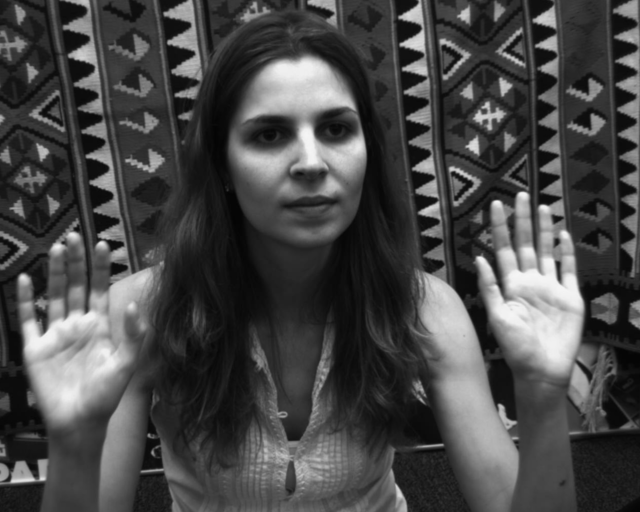
#> input picture hw3/left.tif, 640 x 512 px
$ jupyter execute hw3_204541585.ipynb   (shell and % lines are left out)
#> lines starting #> are read from the running program, lines starting #| are printed output that depends on the picture
# <span style="color:blue"> Computer Vision — Spring 2026

## Exercise 3

**Deadline:** June 7, 23:55. \
If you need more time, please send a private Piazza message letting me know that you'll submit late. An extention of up to 1 week is automatically approved.

---

In this exercise, you will practice projection matrices and epipolar geometry related tasks.

## Submission guidelines (Note the change in the submission filename!)

1. Your submission should include the following files only:
   - `hw3_Group_<GROUP_NUMBER>_<ID>_<ID>.ipynb` \
     Replace \<ID\> with your ID number(s). \
     Replace \<GROUP_NUMBER\> with the your moodle group number.
   - All image files used in your experiments.
3. Use Jupyter Notebook.
4. Submit this assignment in pairs (no triplets, singles ok).
   * One student should submit the homework, and the other should not submit anything.
   * If you are not the one submitting, make sure that your collaborator indeed submits!

## Read the following instructions carefully

1. Write **efficient vectorized** code.
2. You are responsible for the correctness of your code and should add as many tests as you see fit.
3. Use `Python 3` and `NumPy 1.3.2` or above. Before submitting the exercise, restart the kernel and run the notebook from start to finish to make sure everything works.
4. You are allowed to use functions and methods from the [Python Standard Library](https://docs.python.org/3/library/) and [NumPy](https://www.numpy.org/devdocs/reference/) only. Any other imports are forbidden unless provided by us.
5. Your code must run without errors. **Code that fails to run will not be graded.**
6. Document your code properly.

## Honor Code
The assignment is a basic tool for learning the material. You can probably find the solution on the web, but then you will not learn anything from it.
You are more than welcome to discuss the assignment with your friends, but you are not allowed to give your code or answers and you are not allowed to use their code or answers.
Feel free to use AI, but you are expected to understand every piece of code that you submit. Please re-read the course's AI policy.
Remember — you take this course in order to learn. Also, the final exam will contain a lot of material from the assignments. 😀

### I declair that I respcet the honor code, and that I understand the course's plagiarism policy and AI policy.
<span style="color:red"> Shay Tanne

[cell 1]
import cv2

# This opens an inteactive figure - use it in part B
import matplotlib
matplotlib.use('TkAgg')

import matplotlib.pyplot as plt
import numpy as np
from scipy.linalg import null_space

# This specifies the way plots behave in jupyter notebook
plt.rcParams['figure.figsize'] = (8.0, 8.0) # set default size of plots
plt.rcParams['image.cmap'] = 'gray'

[cell 2]
import platform
print("Python version: ", platform.python_version())
print("Numpy version: ", np.__version__)
print("OpenCV version: ", cv2.__version__)

## <span style="color:blue">Section A: Projection

In this part you will go over projection matrix,  and use them to project 3D points to an image.

## <span style="color:blue">Part A1: Projection Matrix
Fill the missing values, given partial values of the parameters of the left and right cameras.

**Right image parameters:**
The projection matrix of the right image:

[cell 3]
MR = np.array([[1100.504780,          0,   331.023000,   0],
               [0,          1097.763735,   259.386377,   0],
               [0,                    0,            1,   0]])

The rotation matrix of the right image:

[cell 4]
RR = np.array([[1,0,0],
               [0,1,0],
               [0,0,1]])

The focal length of the right image:

[cell 5]
fR = 1.0

From here on, replace "none" with your answers to the questions. In addition, if there are more than a single possible solution, choose one.
Compute the right image center (principal point):

[cell 6]
OxR = MR[0, 2]
OyR = MR[1, 2]

Compute the right image scale factor which is consistent with MR:

[cell 7]
SxR = MR[0, 0] / fR
SyR = MR[1, 1] / fR

Compute the right image intrinsic matrix which is consistent with MR:

[cell 8]
MintR = MR[:, :3]


**Left image parameters**

Left image center (principal point):

[cell 9]
OxL = 320.798101
OyL = 236.431326

Scale factor:

[cell 10]
SxL = 1095.671499
SyL = 1094.559584

Focal length of the left image:

[cell 11]
fL = 1

Translation vector w.r.t. the world origin:

[cell 12]
TL = -np.array([[178.2218,18.8171,-13.7744]]).T

Rotation matrix of the left image:

[cell 13]
RL = np.array([[ 0.9891,    0.0602,   -0.1346],
               [-0.0590,    0.9982,    0.0134],
               [0.1351,   -0.0053,    0.9908]])

[cell 14]
vL = RL @ np.array([[0, 0, 1]]).T
vL

[cell 15]
vR = RR @ np.array([[0, 0, 1]]).T
vR

Compute the intrinsic projection matrix of the left camera:

[cell 16]
MintL = np.array([
    [SxL * fL, 0,        OxL],
    [0,        SyL * fL, OyL],
    [0,        0,        1  ]
])

Compute the projection matrix of the left camera

[cell 17]
ML = MintL @ np.hstack((RL, TL))

Compute the COP of the left and the right images, in Cartesian coordinates:

(You may use the the function *null_space* from *scipy.linalg*)

[cell 18]
nullspaceL = null_space(ML)
nullspaceR = null_space(MR)

CL = nullspaceL[:3] / nullspaceL[3]
CR = nullspaceR[:3] / nullspaceR[3]
print(f"CL={CL.flatten()} | CR={CR.flatten()}")

Compute the distance between CL and CR:


[cell 19]
D = float(np.linalg.norm(CL - CR))

## <span style="color:blue">Part A2: Hands on Triangulation

Write a function p = proj(M,P) that recieves as input the 3D point P in Euclidean coordinates and a projection matrix M, and outputs the 2D  Euclidean coordinates of the projected point.

[cell 20]
def proj(M: np.ndarray, P: np.ndarray) -> np.ndarray:
    if P.ndim == 1:
        P = P.reshape(-1, 1)

    # convert to homogeneous coords [x, y, z, 1]^T
    P_homog = np.vstack((P, np.ones((1, P.shape[1]))))

    # project points
    p_homog = M @ P_homog

    # convert back to 2d Euclidean coords
    p_eucl = p_homog[:2] / p_homog[2]
    return p_eucl

**<span style="color:blue">Answer Quesion:**\
Given object points in the world coordinate system,  $P=(-140,50,1200)$ and $Q=(30,100,2000)$.

a.	What are the coordinates (Euclidean) of the points in the left camera coordinate system?\
b.	What are the coordinates (Euclidean) of the points in the right camera coordinate system?

Note: the camera coordinate system rather than the image coordinate system. (PL means the 3D coordinates in the left **camera** cordinates system, and pL means the 2D coordinates in the left **image** coordinates system.)


**<span style="color:blue">Your answer:**

[cell 21]
P = np.array([[-140],[50],[1200]])
Q = np.array([[30],[100],[2000]])

# 3D coords in LEFT camera coord system: P_camera = R * P_world + translation_vector
PL = RL @ P + TL
QL = RL @ Q + TL

# 3D coords in RIGHT camera coord system (RR is I and TR is 0-vector)
PR = P
QR = Q

print(f"a) 3D coords in left camera coord system: \n P = {PL.flatten()} \n Q = {QL.flatten()}\n")
print(f"b) 3D coords in right camera coord system: \n P = {PR.flatten()} \n Q = {QR.flatten()}\n")

[cell 22]
# 2D coords in image coord system (projections of 3D points in image plane)
pL = proj(ML,P)
pR = proj(MR,P)
qL = proj(ML,Q)
qR = proj(MR,Q)
print(f" pL = {pL.flatten()} \n pR = {pR.flatten()} \n qL = {qL.flatten()} \n qR = {qR.flatten()}")

### Read two images and display the projections of P and Q on the two given images ###

[cell 23]
imL = cv2.imread('left.tif', cv2.IMREAD_GRAYSCALE)
#> imL is the input picture: shape (512, 640); min 4, max 246, mean 71.7
imR = cv2.imread('right.tif', cv2.IMREAD_GRAYSCALE)
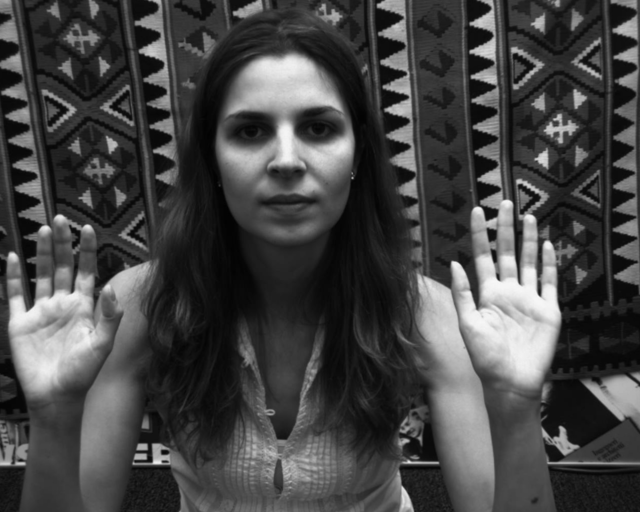
#> input picture hw3/right.tif, 640 x 512 px
#> imR is the input picture: shape (512, 640); min 2, max 248, mean 69.5

plt.rcParams['figure.figsize'] = (14.0, 14.0)
f, ((ax1, ax2)) = plt.subplots(1, 2, sharex='col', sharey='row')

ax1.imshow(imL, cmap='gray'), ax1.set_title('Left image'), ax1.scatter(pL[0], pL[1], color='r'), \
    ax1.scatter(qL[0],qL[1], color = 'b')
ax2.imshow(imR, cmap='gray'), ax2.set_title('Right image'), ax2.scatter(pR[0], pR[1], color = 'r'), \
    ax2.scatter(qR[0],qR[1], color = 'b')
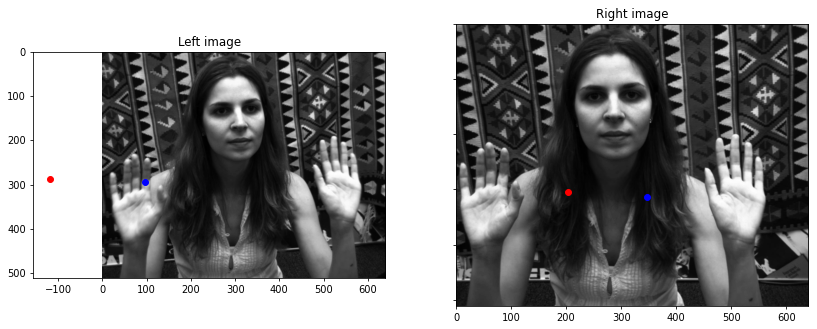
#> figure drawn by matplotlib, 2 panels
